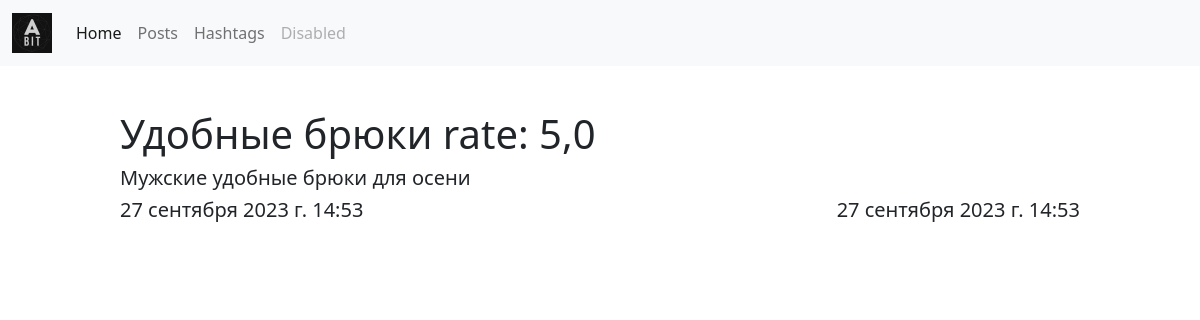
/posts/13/, run on the app's committed database.
### apps/posts/models.py (models this page shows, shortened)
class Post(models.Model):
    preview = models.ImageField(upload_to='post_previews', blank=True, null=True)
    title = models.CharField(max_length=128)
    description = models.TextField()
    rate = models.FloatField(default=5)
    """ references """
    hashtags = models.ManyToManyField(Hashtag, related_name="posts")
    created_date = models.DateTimeField(auto_now_add=True) # auto_now_add
    modified_date = models.DateTimeField(auto_now=True) # auto_now

### apps/posts/views.py (the view)
# urls.py: path('posts/<int:id>/', posts_views.post_detail_view),
def post_detail_view(request, id):
    if request.method == 'GET':
        post = Post.objects.get(id=id)
        context_data = {
            'post': post
        }
        return render(request, 'posts/detail.html', context=context_data)

### templates/posts/detail.html (shortened to what this page needs)
{% extends 'layouts/index.html' %}
{% block content %}
    <div class="info">
        <h1>{{ post.title }} rate: {{ post.rate }}</h1>
        <h5>{{ post.description }}</h5>
        <div class="dates">
            <h5>{{ post.created_date }}</h5>
            <h5>{{ post.modified_date }}</h5>
        </div>
    </div>
{% endblock %}

### templates/posts/detail.html (style rules this page uses)
.info { width: 80%; margin-top: 20px; margin-left: 10%; }
.dates { display: flex; justify-content: space-between; }

### data on the page
Post: title "Удобные брюки", rate "5,0", description "Мужские удобные брюки для осени", created_date "27 сентября 2023 г. 14:53", modified_date "27 сентября 2023 г. 14:53"
